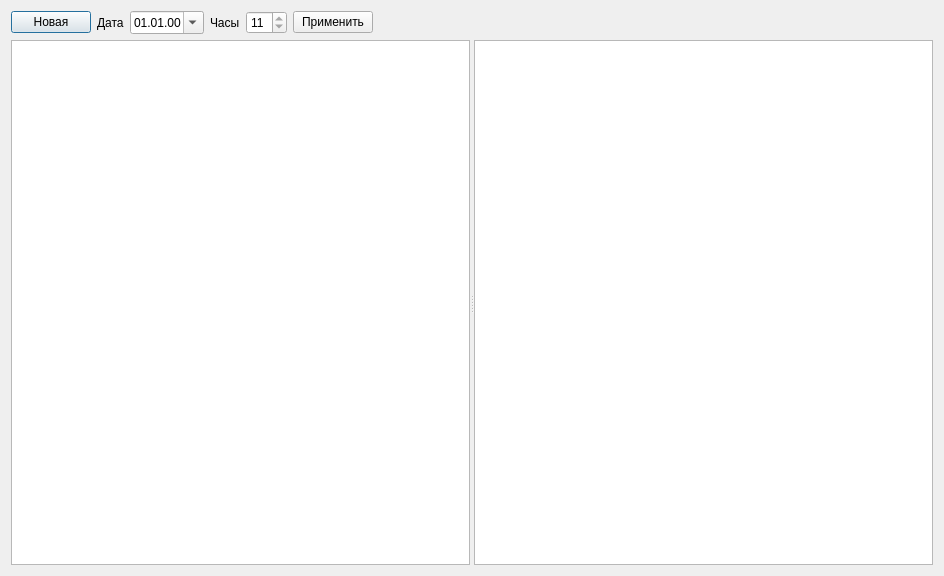
<?xml version="1.0" encoding="UTF-8"?>
<ui version="4.0">
 <class>AllPressDialog</class>
 <widget class="QDialog" name="AllPressDialog">
  <property name="geometry">
   <rect>
    <x>0</x>
    <y>0</y>
    <width>944</width>
    <height>576</height>
   </rect>
  </property>
  <property name="windowTitle">
   <string>Нормы для всех прессов</string>
  </property>
  <layout class="QVBoxLayout" name="verticalLayout">
   <item>
    <layout class="QHBoxLayout" name="horizontalLayout">
     <item>
      <widget class="QPushButton" name="pushButtonNew">
       <property name="text">
        <string>Новая</string>
       </property>
      </widget>
     </item>
     <item>
      <widget class="QLabel" name="label">
       <property name="sizePolicy">
        <sizepolicy hsizetype="Minimum" vsizetype="Preferred">
         <horstretch>0</horstretch>
         <verstretch>0</verstretch>
        </sizepolicy>
       </property>
       <property name="text">
        <string>Дата</string>
       </property>
      </widget>
     </item>
     <item>
      <widget class="QDateEdit" name="dateEdit">
       <property name="displayFormat">
        <string>dd.MM.yy</string>
       </property>
       <property name="calendarPopup">
        <bool>true</bool>
       </property>
      </widget>
     </item>
     <item>
      <widget class="QLabel" name="label_2">
       <property name="sizePolicy">
        <sizepolicy hsizetype="Minimum" vsizetype="Preferred">
         <horstretch>0</horstretch>
         <verstretch>0</verstretch>
        </sizepolicy>
       </property>
       <property name="text">
        <string>Часы</string>
       </property>
      </widget>
     </item>
     <item>
      <widget class="QSpinBox" name="spinBox">
       <property name="readOnly">
        <bool>true</bool>
       </property>
       <property name="minimum">
        <number>1</number>
       </property>
       <property name="maximum">
        <number>24</number>
       </property>
       <property name="value">
        <number>11</number>
       </property>
      </widget>
     </item>
     <item>
      <widget class="QPushButton" name="pushButton">
       <property name="text">
        <string>Применить</string>
       </property>
      </widget>
     </item>
     <item>
      <spacer name="horizontalSpacer">
       <property name="orientation">
        <enum>Qt::Horizontal</enum>
       </property>
       <property name="sizeType">
        <enum>QSizePolicy::Expanding</enum>
       </property>
       <property name="sizeHint" stdset="0">
        <size>
         <width>40</width>
         <height>20</height>
        </size>
       </property>
      </spacer>
     </item>
    </layout>
   </item>
   <item>
    <widget class="QSplitter" name="splitter">
     <property name="sizePolicy">
      <sizepolicy hsizetype="Expanding" vsizetype="Expanding">
       <horstretch>0</horstretch>
       <verstretch>0</verstretch>
      </sizepolicy>
     </property>
     <property name="orientation">
      <enum>Qt::Horizontal</enum>
     </property>
     <widget class="TableView" name="tableViewMark">
      <property name="selectionMode">
       <enum>QAbstractItemView::SingleSelection</enum>
      </property>
      <property name="selectionBehavior">
       <enum>QAbstractItemView::SelectItems</enum>
      </property>
      <attribute name="verticalHeaderVisible">
       <bool>false</bool>
      </attribute>
     </widget>
     <widget class="QTableWidget" name="tableWidgetNorms">
      <property name="sizePolicy">
       <sizepolicy hsizetype="Expanding" vsizetype="Expanding">
        <horstretch>0</horstretch>
        <verstretch>0</verstretch>
       </sizepolicy>
      </property>
      <property name="selectionMode">
       <enum>QAbstractItemView::SingleSelection</enum>
      </property>
     </widget>
    </widget>
   </item>
  </layout>
 </widget>
 <customwidgets>
  <customwidget>
   <class>TableView</class>
   <extends>QTableView</extends>
   <header>tableview.h</header>
  </customwidget>
 </customwidgets>
 <resources/>
 <connections/>
</ui>
